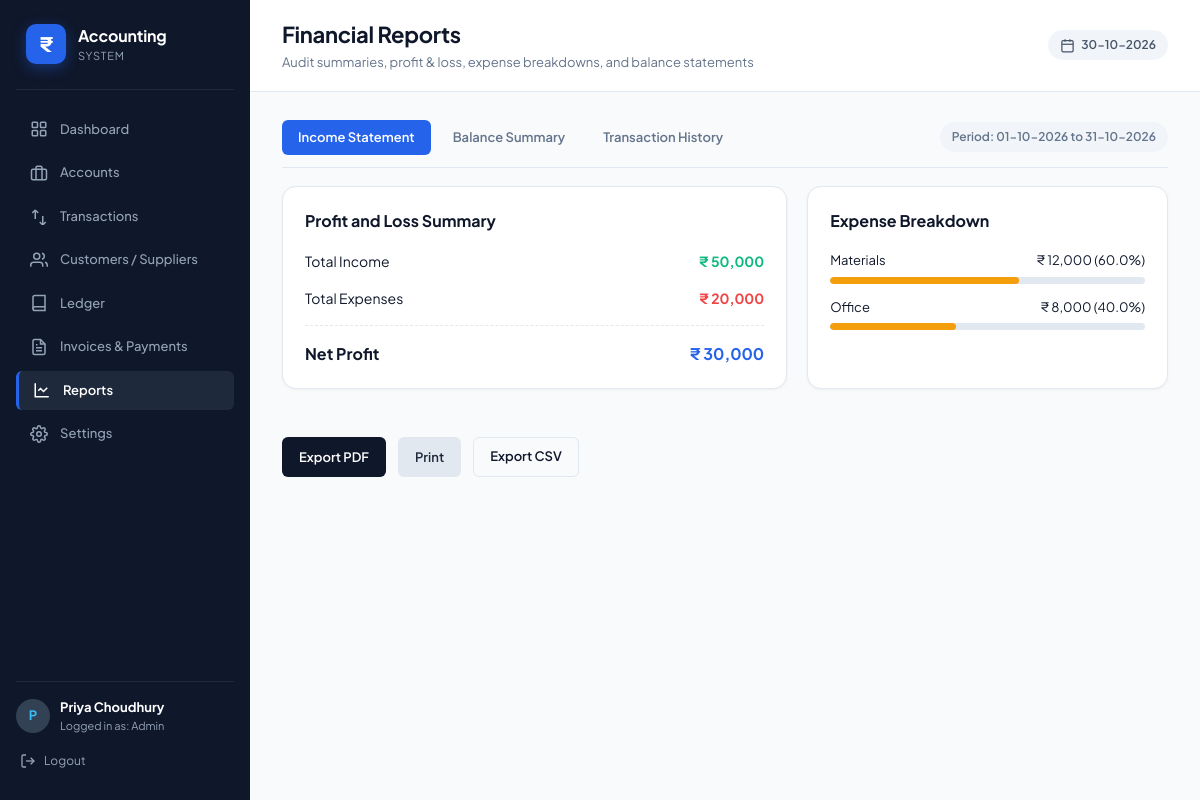
Screenshot of /reports (signed in) with the database file from the repository.
### app.py (models this page shows)
class Setting(db.Model):
    id = db.Column(db.Integer, primary_key=True)
    business_name = db.Column(db.String(150), default="Accounting System")
    owner_name = db.Column(db.String(120), default="Priya Choudhury")
    currency = db.Column(db.String(10), default="₹")
    date_format = db.Column(db.String(30), default="%d-%m-%Y")
    notifications = db.Column(db.Boolean, default=True)

class Transaction(db.Model):
    id = db.Column(db.Integer, primary_key=True)
    tx_date = db.Column(db.Date, nullable=False, default=date.today)
    amount = db.Column(db.Float, nullable=False)
    tx_type = db.Column(db.String(30), nullable=False)  # Income, Expense, Transfer
    category = db.Column(db.String(80), default="General")
    description = db.Column(db.String(255), default="")
    payment_method = db.Column(db.String(50), default="Cash")  # Cash, Bank Transfer, UPI, Cheque, Card
    reference = db.Column(db.String(80), default="")
    account_id = db.Column(db.Integer, db.ForeignKey("account.id"), nullable=False)
    customer_id = db.Column(db.Integer, db.ForeignKey("customer.id"), nullable=True)
    supplier_id = db.Column(db.Integer, db.ForeignKey("supplier.id"), nullable=True)
    created_at = db.Column(db.DateTime, default=datetime.now)

### app.py (the view)
@app.route("/reports")
@login_required
def reports():
    income, expenses, balance = get_financial_totals()
    net_profit = income - expenses
    bycat = {}
    for tx in Transaction.query.filter_by(tx_type="Expense").all():
        bycat[tx.category] = bycat.get(tx.category, 0.0) + tx.amount
    sorted_expenses = sorted(bycat.items(), key=lambda x: -x[1])
    accounts = Account.query.order_by(Account.code.asc()).all()
    all_transactions = Transaction.query.order_by(Transaction.tx_date.desc()).all()
    active_tab = request.args.get("tab", "income_statement")
    return render_template(
        "reports.html",
        income=income,
        expenses=expenses,
        net_profit=net_profit,
        balance=balance,
        bycat=sorted_expenses,
        accounts=accounts,
        transactions=all_transactions,
        active_tab=active_tab,
        period_label="01-10-2026 to 31-10-2026"
    )

### app.py (called while the page is built)
def login_required(fn):
    @wraps(fn)
    def wrapper(*args, **kwargs):
        if "user_id" not in session:
            return redirect(url_for("login", next=request.path))
        return fn(*args, **kwargs)
    return wrapper

@app.context_processor
def inject_globals():
    setting = Setting.query.first()
    return {
        "setting": setting,
        "currency": setting.currency if setting else "₹",
        "today": date.today(),
        "current_user_name": session.get("user_name", "Accountant"),
        "current_user_role": session.get("user_role", "Accountant"),
    }

def get_financial_totals():
    inc = db.session.query(db.func.coalesce(db.func.sum(Transaction.amount), 0.0))\
        .filter(Transaction.tx_type == "Income").scalar() or 0.0
    exp = db.session.query(db.func.coalesce(db.func.sum(Transaction.amount), 0.0))\
        .filter(Transaction.tx_type == "Expense").scalar() or 0.0
    liquid_accounts = Account.query.filter(Account.type.in_(["Asset", "Cash", "Bank"])).all()
    total_balance = sum(a.current_balance() for a in liquid_accounts)
    return float(inc), float(exp), float(total_balance)

    def current_balance(self):
        inc = db.session.query(db.func.coalesce(db.func.sum(Transaction.amount), 0.0))\
            .filter(Transaction.account_id == self.id, Transaction.tx_type == "Income").scalar() or 0.0
        exp = db.session.query(db.func.coalesce(db.func.sum(Transaction.amount), 0.0))\
            .filter(Transaction.account_id == self.id, Transaction.tx_type == "Expense").scalar() or 0.0
        if self.type in ["Income"]:
            return float(self.opening_balance + inc)
        elif self.type in ["Expense"]:
            return float(self.opening_balance + exp)
        else:
            return float(self.opening_balance + inc - exp)

### templates/reports.html (shortened to what this page needs)
{% extends "base.html" %}
{% block heading %}Financial Reports{% endblock %}
{% block subheading %}Audit summaries, profit & loss, expense breakdowns, and balance statements{% endblock %}
{% block content %}
<div class="report-tabs-bar">
  <div class="report-tabs">
    <a href="{{ url_for('reports', tab='income_statement') }}" class="report-tab-btn {{ 'active' if active_tab == 'income_statement' else '' }}">Income Statement</a>
    <a href="{{ url_for('reports', tab='balance_summary') }}" class="report-tab-btn {{ 'active' if active_tab == 'balance_summary' else '' }}">Balance Summary</a>
    <a href="{{ url_for('reports', tab='transaction_history') }}" class="report-tab-btn {{ 'active' if active_tab == 'transaction_history' else '' }}">Transaction History</a>
  </div>
  <div class="report-period-pill">
    Period: {{ period_label }}
  </div>
</div>
{% if active_tab == 'income_statement' %}
  <div class="dashboard-grid-2 mt-4">
    <div class="panel">
      <div class="panel-header">
        <h3 class="panel-title">Profit and Loss Summary</h3>
      </div>
      <div class="pnl-list">
        <div class="pnl-row">
          <span>Total Income</span>
          <strong class="text-positive">₹ {{ "{:,.0f}".format(income) }}</strong>
        </div>
        <div class="pnl-row">
          <span>Total Expenses</span>
          <strong class="text-negative">₹ {{ "{:,.0f}".format(expenses) }}</strong>
        </div>
        <div class="pnl-divider"></div>
        <div class="pnl-row pnl-total">
          <span>Net Profit</span>
          <strong class="text-primary">₹ {{ "{:,.0f}".format(net_profit) }}</strong>
        </div>
      </div>
    </div>
    <div class="panel">
      <div class="panel-header">
        <h3 class="panel-title">Expense Breakdown</h3>
      </div>
      <div class="expense-breakdown-list">
        {% for cat, val in bycat %}
          {% set pct = ((val / expenses * 100) if expenses > 0 else 0)|round %}
          <div class="expense-cat-row">
            <div class="cat-label-row">
              <span class="cat-name">{{ cat }}</span>
              <span class="cat-amount">₹ {{ "{:,.0f}".format(val) }} ({{ pct }}%)</span>
            </div>
            <div class="meter-track">
              <div class="meter-fill expense-bar-fill" style="width: {{ pct }}%;"></div>
            </div>
          </div>
        {% else %}
          <div class="text-muted text-center py-4">No expenses recorded for this period.</div>
        {% endfor %}
      </div>
    </div>
  </div>
{% endif %}
<div class="report-action-buttons mt-4">
  <button type="button" class="btn btn-dark" onclick="window.print()">Export PDF</button>
  <button type="button" class="btn btn-secondary" onclick="window.print()">Print</button>
  <a href="{{ url_for('export_report') }}" class="btn btn-outline">Export CSV</a>
</div>
{% endblock %}

### templates/base.html (shortened to what this page needs)
<!doctype html>
<html lang="en">
<head>
  <link rel="stylesheet" href="{{ url_for('static', filename='style.css') }}">
</head>
<body>
{% if session.get('user_id') %}
<div class="app-shell">
  <aside class="sidebar">
    <div class="brand">
      <div class="brand-icon">₹</div>
      <div>
        <b>Accounting</b>
        <small>System</small>
      </div>
    </div>
    <nav>
      <a href="{{ url_for('dashboard') }}" class="{{ 'active' if request.endpoint == 'dashboard' }}">
        <svg class="nav-icon" viewBox="0 0 24 24" fill="none" stroke="currentColor" stroke-width="2"><rect x="3" y="3" width="7" height="7" rx="1"/><rect x="14" y="3" width="7" height="7" rx="1"/><rect x="14" y="14" width="7" height="7" rx="1"/><rect x="3" y="14" width="7" height="7" rx="1"/></svg>
        <span>Dashboard</span>
      </a>
      <a href="{{ url_for('accounts') }}" class="{{ 'active' if request.endpoint == 'accounts' }}">
        <svg class="nav-icon" viewBox="0 0 24 24" fill="none" stroke="currentColor" stroke-width="2"><rect x="2" y="7" width="20" height="14" rx="2" ry="2"/><path d="M16 21V5a2 2 0 0 0-2-2h-4a2 2 0 0 0-2 2v16"/></svg>
        <span>Accounts</span>
      </a>
      <a href="{{ url_for('transactions') }}" class="{{ 'active' if request.endpoint == 'transactions' }}">
        <svg class="nav-icon" viewBox="0 0 24 24" fill="none" stroke="currentColor" stroke-width="2"><path d="M7 16V4m0 0L3 8m4-4l4 4m6 4v12m0 0l4-4m-4 4l-4-4"/></svg>
        <span>Transactions</span>
      </a>
      <a href="{{ url_for('customers') }}" class="{{ 'active' if request.endpoint in ['customers', 'suppliers'] }}">
        <svg class="nav-icon" viewBox="0 0 24 24" fill="none" stroke="currentColor" stroke-width="2"><path d="M17 21v-2a4 4 0 0 0-4-4H5a4 4 0 0 0-4 4v2"/><circle cx="9" cy="7" r="4"/><path d="M23 21v-2a4 4 0 0 0-3-3.87"/><path d="M16 3.13a4 4 0 0 1 0 7.75"/></svg>
        <span>Customers / Suppliers</span>
      </a>
      <a href="{{ url_for('ledger', account_id=1) }}" class="{{ 'active' if request.endpoint == 'ledger' }}">
        <svg class="nav-icon" viewBox="0 0 24 24" fill="none" stroke="currentColor" stroke-width="2"><path d="M4 19.5A2.5 2.5 0 0 1 6.5 17H20"/><path d="M6.5 2H20v20H6.5A2.5 2.5 0 0 1 4 19.5v-15A2.5 2.5 0 0 1 6.5 2z"/></svg>
        <span>Ledger</span>
      </a>
      <a href="{{ url_for('invoices') }}" class="{{ 'active' if request.endpoint == 'invoices' }}">
        <svg class="nav-icon" viewBox="0 0 24 24" fill="none" stroke="currentColor" stroke-width="2"><path d="M14 2H6a2 2 0 0 0-2 2v16a2 2 0 0 0 2 2h12a2 2 0 0 0 2-2V8z"/><polyline points="14 2 14 8 20 8"/><line x1="16" y1="13" x2="8" y2="13"/><line x1="16" y1="17" x2="8" y2="17"/><polyline points="10 9 9 9 8 9"/></svg>
        <span>Invoices & Payments</span>
      </a>
      <a href="{{ url_for('reports') }}" class="{{ 'active' if request.endpoint == 'reports' }}">
        <svg class="nav-icon" viewBox="0 0 24 24" fill="none" stroke="currentColor" stroke-width="2"><path d="M3 3v18h18"/><path d="m19 9-5 5-4-4-3 3"/></svg>
        <span>Reports</span>
      </a>
      <a href="{{ url_for('settings') }}" class="{{ 'active' if request.endpoint == 'settings' }}">
        <span>Settings</span>
      </a>
    </nav>
    <div class="sidebar-bottom">
      <div class="user-chip">
        <div class="avatar">{{ current_user_name[0] }}</div>
        <div>
          <b>{{ current_user_name }}</b>
          <small>Logged in as: {{ current_user_role }}</small>
        </div>
      </div>
      <a class="logout-link" href="{{ url_for('logout') }}" title="Sign out">
        <svg viewBox="0 0 24 24" fill="none" stroke="currentColor" stroke-width="2" width="16" height="16"><path d="M9 21H5a2 2 0 0 1-2-2V5a2 2 0 0 1 2-2h4"/><polyline points="16 17 21 12 16 7"/><line x1="21" y1="12" x2="9" y2="12"/></svg>
        <span>Logout</span>
      </a>
    </div>
  </aside>
  <main class="main">
    <header class="topbar">
      <div>
        <h1>{% block heading %}Dashboard{% endblock %}</h1>
        <p>{% block subheading %}Overview of accounts, ledger, and recent financial transactions{% endblock %}</p>
      </div>
      <div class="top-actions">
        <span class="date-pill">
          <svg viewBox="0 0 24 24" width="15" height="15" fill="none" stroke="currentColor" stroke-width="2"><rect x="3" y="4" width="18" height="18" rx="2" ry="2"/><line x1="16" y1="2" x2="16" y2="6"/><line x1="8" y1="2" x2="8" y2="6"/><line x1="3" y1="10" x2="21" y2="10"/></svg>
          {{ today.strftime('%d-%m-%Y') }}
        </span>
      </div>
    </header>
    <div class="content">
      {% block content %}{% endblock %}
    </div>
  </main>
</div>
{% else %}
  {% block auth_content %}{% endblock %}
{% endif %}
</body>
</html>

### rows the page displays
Setting: owner_name "Priya Choudhury"
Transaction: category "Materials", val "12,000", pct "60.0"
Transaction: category "Office", val "8,000", pct "40.0"

### other values shown
{{ current_user_name[0] }} "P"
{{ current_user_role }} "Admin"
{{ period_label }} "01-10-2026 to 31-10-2026"
{{ "{:,.0f}".format(income) }} "50,000"
{{ "{:,.0f}".format(expenses) }} "20,000"
{{ "{:,.0f}".format(net_profit) }} "30,000"
